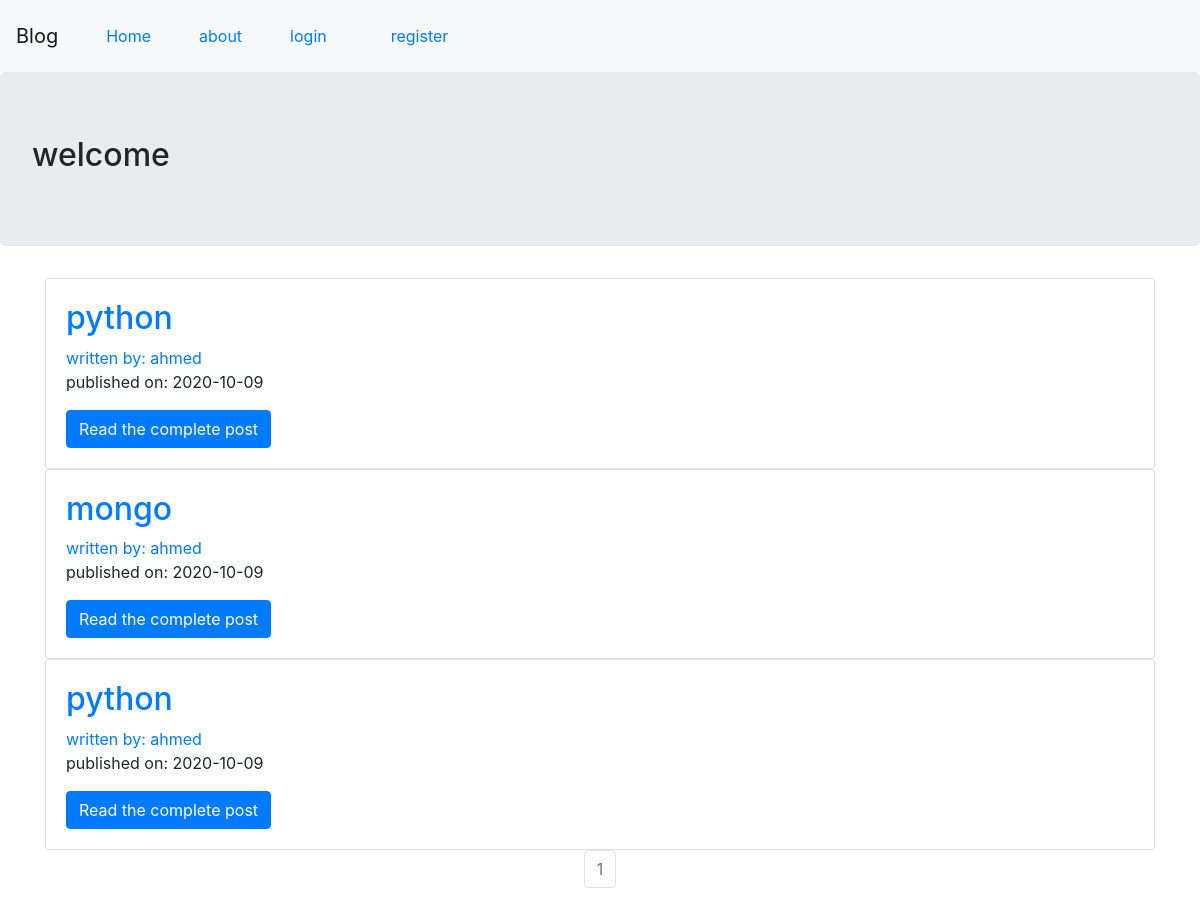
Before: / with the older database file.
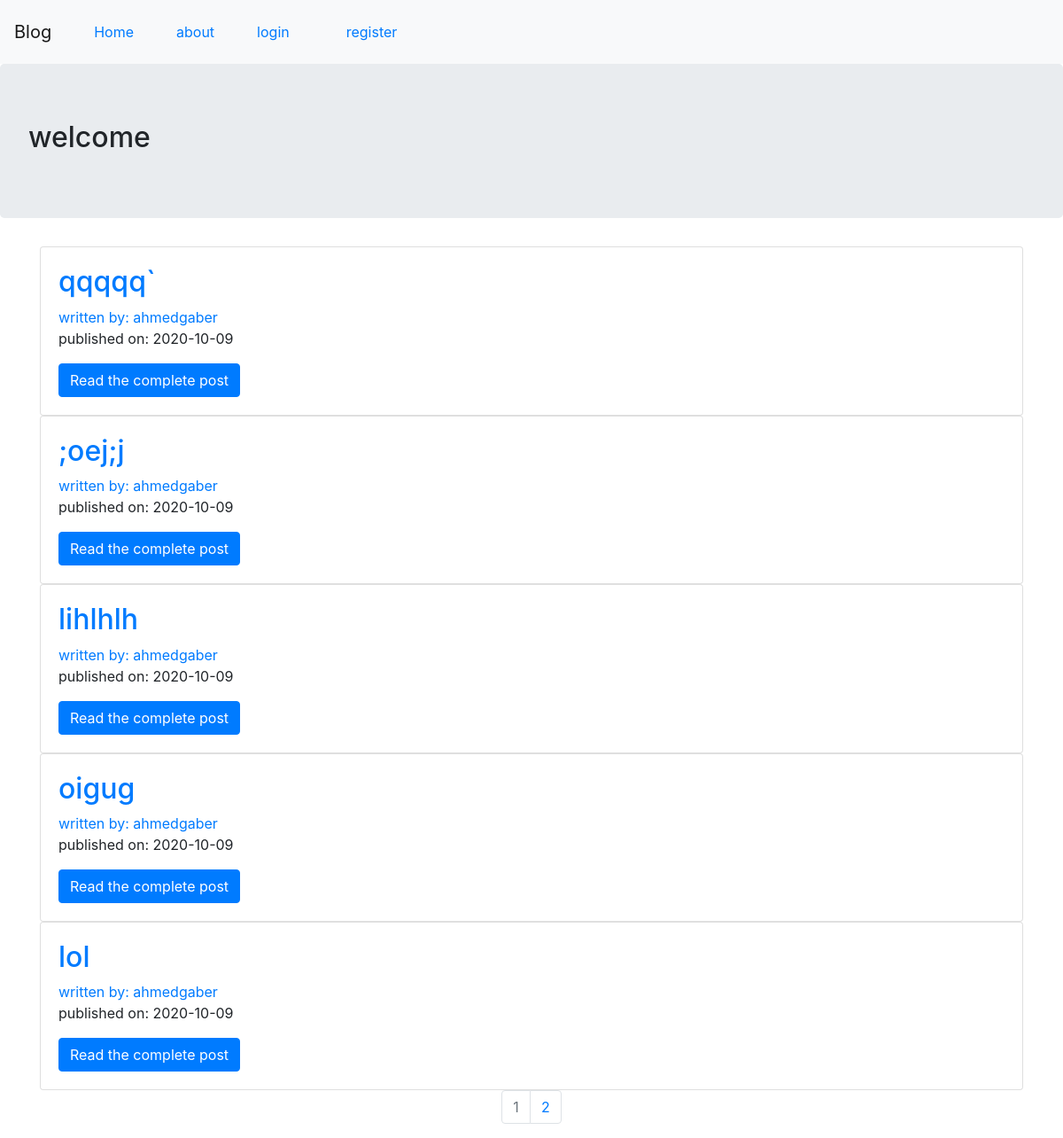
After: the same page with the newer database file.
### flask_blog/models.py (models this page shows, shortened)
class BlogPost(db.Model):
    users = db.relationship(User)
    id = db.Column(db.Integer, primary_key=True)
    user_id = db.Column(db.Integer, db.ForeignKey('users.id'), nullable=False)
    date = db.Column(db.DateTime, nullable=False, default=datetime.utcnow)
    title = db.Column(db.String(140), nullable=False)
    text = db.Column(db.Text, nullable=False)
    post_image = db.Column(db.String(20), nullable=False, default='default.png')

class User(db.Model, UserMixin):
    __tablename__ = 'users'
    id = db.Column(db.Integer, primary_key=True)
    profile_image = db.Column(db.String(20), nullable=False, default='default.png')
    email = db.Column(db.String(64), unique=True, index=True)
    username = db.Column(db.String(64), unique=True, index=True)
    password_hash = db.Column(db.String(128))
    posts = db.relationship('BlogPost', backref='author', lazy=True)

### flask_blog/core/views.py (the view)
@core.route('/')
def index():
    page = request.args.get('page', 1, type=int)
    blog_posts = BlogPost.query.order_by(BlogPost.date.desc()).paginate(page, per_page=5)
    return render_template('index.html', blog_posts=blog_posts)

### flask_blog/templates/index.html
{% extends 'base.html' %}
{% block content %}
    <div class="jumbotron">
        <h2>welcome</h2>
    </div>
    <div class="container">
        {% for post in blog_posts.items %}
            <div class="card">
              <div class="card-body">
                <h2><a class="card-title" href="{{ url_for('blog_posts.blog_post', blog_post_id=post.id) }}">{{ post.title }}</a></h2>
                <a href="{{ url_for('users.user_posts', username=post.author.username) }}">written by: {{ post.author.username }}</a>
                <p>published on: {{ post.date.strftime('%Y-%m-%d') }}</p>
                <a href="{{ url_for('blog_posts.blog_post', blog_post_id=post.id) }}" class="btn btn-primary">Read the complete post</a>
              </div>
            </div>
        {% endfor %}
    </div>
    <nav aria-label="Page Navigation ex">
        <ul class="pagination justify-content-center">
            {% for page_num in blog_posts.iter_pages(left_edge=1, right_edge=1, left_current=1,right_current=2) %}
                {% if blog_posts.page == page_num %}
                    <li class="page-item disabled">
                        <a class="page-link" href="{{ url_for('core.index', page=page_num) }}">{{ page_num }}</a>
                    </li>
                {% else %}
                    <li class="page-item ">
                        <a class="page-link" href="{{ url_for('core.index', page=page_num) }}">{{ page_num }}</a>
                    </li>
                {% endif %}
            {% endfor %}
        </ul>
    </nav>
{% endblock %}

### flask_blog/templates/base.html (shortened to what this page needs)
<!DOCTYPE html>
<html lang="en">
<head>
    <link rel="stylesheet" href="https://stackpath.bootstrapcdn.com/bootstrap/4.5.2/css/bootstrap.min.css">
</head>
<body>
<nav class="navbar navbar-expand-lg navbar-light bg-light">
  <a class="navbar-brand" href="{{ url_for('core.index') }}">Blog</a>
  <li class="nav-link active">
    <a class="nav-link" href="{{ url_for('core.index') }}">Home <span class="sr-only">(current)</span></a>
  </li>
  <li class="nav-link">
    <a  href="{{ url_for('core.info') }}">about</a>
  </li>
  {% if current_user.is_authenticated %}
  <li class="nav-link">
    <a class="nav-link" href="{{ url_for('users.logout') }}">logout</a>
  </li>
  <li class="nav-link">
    <a class="nav-link" href="{{ url_for('users.account') }}">Account</a>
  </li>
  <li class="nav-link">
    <a class="nav-link" href="{{ url_for('blog_posts.create') }}">Create Post</a>
  </li>
  {% else %}
  <li class="nav-link">
    <a class="nav-link" href="{{ url_for('users.login') }}">login</a>
  </li>
  <li class="nav-link">
    <a class="nav-link" href="{{ url_for('users.register') }}">register</a>
  </li>
  {% endif %}
</nav>
{% block content %}
{% endblock %}
</body>
</html>

Changed rows visible on the page:
no longer on this page (row unchanged): BlogPost: title "python", author.username "ahmed", date "2020-10-09"
no longer on this page (row unchanged): BlogPost: title "mongo", author.username "ahmed", date "2020-10-09"
removed BlogPost: title "python", author.username "ahmed", date "2020-10-09"
added BlogPost: title "qqqqq`", author.username "ahmedgaber", date "2020-10-09"
added BlogPost: title ";oej;j", author.username "ahmedgaber", date "2020-10-09"
added BlogPost: title "lihlhlh", author.username "ahmedgaber", date "2020-10-09"
added BlogPost: title "oigug", author.username "ahmedgaber", date "2020-10-09"
added BlogPost: title "lol", author.username "ahmedgaber", date "2020-10-09"
Other visible differences:
new list line: "2"
